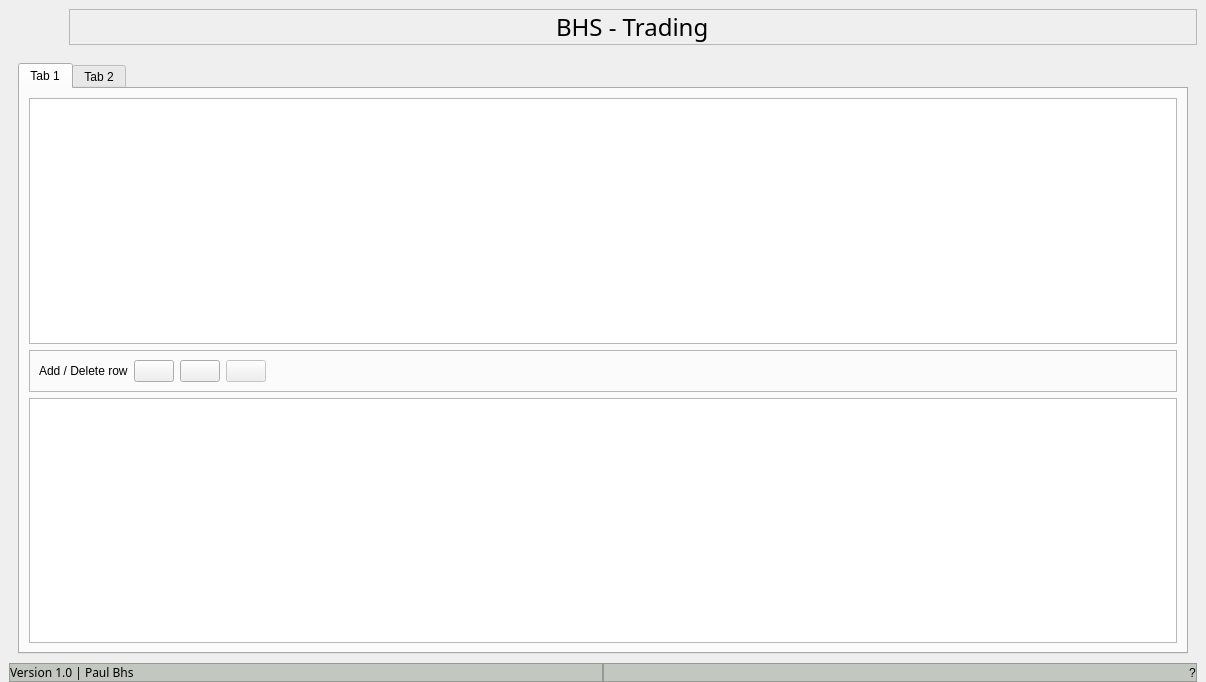
<?xml version="1.0" encoding="UTF-8"?>
<ui version="4.0">
 <class>MainWindow</class>
 <widget class="QMainWindow" name="MainWindow">
  <property name="geometry">
   <rect>
    <x>0</x>
    <y>0</y>
    <width>1206</width>
    <height>682</height>
   </rect>
  </property>
  <property name="minimumSize">
   <size>
    <width>1206</width>
    <height>682</height>
   </size>
  </property>
  <property name="windowTitle">
   <string>MainWindow</string>
  </property>
  <property name="styleSheet">
   <string notr="true"/>
  </property>
  <widget class="QWidget" name="centralwidget">
   <property name="styleSheet">
    <string notr="true"/>
   </property>
   <layout class="QVBoxLayout" name="verticalLayout">
    <property name="spacing">
     <number>0</number>
    </property>
    <property name="leftMargin">
     <number>9</number>
    </property>
    <property name="topMargin">
     <number>0</number>
    </property>
    <property name="rightMargin">
     <number>9</number>
    </property>
    <property name="bottomMargin">
     <number>0</number>
    </property>
    <item>
     <widget class="QFrame" name="headerF">
      <property name="maximumSize">
       <size>
        <width>16777215</width>
        <height>70</height>
       </size>
      </property>
      <property name="styleSheet">
       <string notr="true"/>
      </property>
      <property name="frameShape">
       <enum>QFrame::NoFrame</enum>
      </property>
      <property name="frameShadow">
       <enum>QFrame::Raised</enum>
      </property>
      <layout class="QHBoxLayout" name="horizontalLayout_2" stretch="0">
       <property name="spacing">
        <number>0</number>
       </property>
       <property name="leftMargin">
        <number>60</number>
       </property>
       <property name="topMargin">
        <number>9</number>
       </property>
       <property name="rightMargin">
        <number>0</number>
       </property>
       <property name="bottomMargin">
        <number>9</number>
       </property>
       <item>
        <widget class="QFrame" name="titleFrame">
         <property name="frameShape">
          <enum>QFrame::StyledPanel</enum>
         </property>
         <property name="frameShadow">
          <enum>QFrame::Raised</enum>
         </property>
         <layout class="QHBoxLayout" name="horizontalLayout_9">
          <property name="spacing">
           <number>0</number>
          </property>
          <property name="leftMargin">
           <number>0</number>
          </property>
          <property name="topMargin">
           <number>0</number>
          </property>
          <property name="rightMargin">
           <number>0</number>
          </property>
          <property name="bottomMargin">
           <number>0</number>
          </property>
          <item alignment="Qt::AlignHCenter|Qt::AlignVCenter">
           <widget class="QLabel" name="Title">
            <property name="font">
             <font>
              <family>Mongolian Baiti</family>
              <pointsize>18</pointsize>
              <weight>50</weight>
              <bold>false</bold>
             </font>
            </property>
            <property name="text">
             <string>BHS - Trading</string>
            </property>
            <property name="textFormat">
             <enum>Qt::AutoText</enum>
            </property>
           </widget>
          </item>
         </layout>
        </widget>
       </item>
      </layout>
     </widget>
    </item>
    <item>
     <widget class="QFrame" name="mainBodyF">
      <property name="sizePolicy">
       <sizepolicy hsizetype="Preferred" vsizetype="Expanding">
        <horstretch>0</horstretch>
        <verstretch>0</verstretch>
       </sizepolicy>
      </property>
      <property name="styleSheet">
       <string notr="true"/>
      </property>
      <property name="frameShape">
       <enum>QFrame::NoFrame</enum>
      </property>
      <property name="frameShadow">
       <enum>QFrame::Raised</enum>
      </property>
      <layout class="QVBoxLayout" name="verticalLayout_3">
       <item>
        <widget class="QTabWidget" name="tabWidget">
         <property name="currentIndex">
          <number>0</number>
         </property>
         <widget class="QWidget" name="tab_3">
          <attribute name="title">
           <string>Tab 1</string>
          </attribute>
          <layout class="QVBoxLayout" name="verticalLayout_2">
           <item>
            <widget class="QTreeView" name="treeView"/>
           </item>
           <item>
            <widget class="QFrame" name="frame_4">
             <property name="sizePolicy">
              <sizepolicy hsizetype="Preferred" vsizetype="Preferred">
               <horstretch>0</horstretch>
               <verstretch>0</verstretch>
              </sizepolicy>
             </property>
             <property name="frameShape">
              <enum>QFrame::StyledPanel</enum>
             </property>
             <property name="frameShadow">
              <enum>QFrame::Raised</enum>
             </property>
             <layout class="QHBoxLayout" name="horizontalLayout_10">
              <item>
               <widget class="QLabel" name="label_3">
                <property name="text">
                 <string>Add / Delete row</string>
                </property>
               </widget>
              </item>
              <item>
               <widget class="QPushButton" name="add_row_bt">
                <property name="text">
                 <string/>
                </property>
                <property name="icon">
                 <iconset resource="good_icons/resource.qrc">
                  <normaloff>:/icons/cil-plus.png</normaloff>:/icons/cil-plus.png</iconset>
                </property>
               </widget>
              </item>
              <item>
               <widget class="QPushButton" name="del_row_bt">
                <property name="text">
                 <string/>
                </property>
                <property name="icon">
                 <iconset resource="good_icons/resource.qrc">
                  <normaloff>:/icons/cil-minus.png</normaloff>:/icons/cil-minus.png</iconset>
                </property>
               </widget>
              </item>
              <item>
               <widget class="QPushButton" name="save_bt">
                <property name="enabled">
                 <bool>false</bool>
                </property>
                <property name="text">
                 <string/>
                </property>
                <property name="icon">
                 <iconset resource="good_icons/resource.qrc">
                  <normaloff>:/icons/cil-save.png</normaloff>:/icons/cil-save.png</iconset>
                </property>
               </widget>
              </item>
              <item>
               <spacer name="horizontalSpacer">
                <property name="orientation">
                 <enum>Qt::Horizontal</enum>
                </property>
                <property name="sizeHint" stdset="0">
                 <size>
                  <width>40</width>
                  <height>20</height>
                 </size>
                </property>
               </spacer>
              </item>
             </layout>
            </widget>
           </item>
           <item>
            <widget class="QTreeView" name="treeView_2">
             <property name="sizeAdjustPolicy">
              <enum>QAbstractScrollArea::AdjustToContents</enum>
             </property>
             <attribute name="headerCascadingSectionResizes">
              <bool>true</bool>
             </attribute>
            </widget>
           </item>
          </layout>
         </widget>
         <widget class="QWidget" name="tab_4">
          <attribute name="title">
           <string>Tab 2</string>
          </attribute>
          <layout class="QHBoxLayout" name="horizontalLayout_4">
           <item>
            <widget class="QFrame" name="frame">
             <property name="maximumSize">
              <size>
               <width>200</width>
               <height>16777215</height>
              </size>
             </property>
             <property name="frameShape">
              <enum>QFrame::StyledPanel</enum>
             </property>
             <property name="frameShadow">
              <enum>QFrame::Raised</enum>
             </property>
             <layout class="QVBoxLayout" name="verticalLayout_5">
              <item>
               <widget class="QToolBox" name="toolBox">
                <property name="currentIndex">
                 <number>0</number>
                </property>
                <widget class="QWidget" name="page_2">
                 <property name="geometry">
                  <rect>
                   <x>0</x>
                   <y>0</y>
                   <width>180</width>
                   <height>486</height>
                  </rect>
                 </property>
                 <attribute name="label">
                  <string>Page 1</string>
                 </attribute>
                 <layout class="QVBoxLayout" name="verticalLayout_6">
                  <item>
                   <widget class="QFrame" name="type_container">
                    <property name="frameShape">
                     <enum>QFrame::StyledPanel</enum>
                    </property>
                    <property name="frameShadow">
                     <enum>QFrame::Raised</enum>
                    </property>
                    <layout class="QVBoxLayout" name="verticalLayout_7">
                     <item>
                      <widget class="QLabel" name="label_4">
                       <property name="text">
                        <string>List of money tupe:</string>
                       </property>
                      </widget>
                     </item>
                     <item>
                      <widget class="QListView" name="typeView">
                       <property name="sizePolicy">
                        <sizepolicy hsizetype="Expanding" vsizetype="Minimum">
                         <horstretch>0</horstretch>
                         <verstretch>0</verstretch>
                        </sizepolicy>
                       </property>
                       <property name="sizeAdjustPolicy">
                        <enum>QAbstractScrollArea::AdjustToContents</enum>
                       </property>
                       <property name="editTriggers">
                        <set>QAbstractItemView::NoEditTriggers</set>
                       </property>
                      </widget>
                     </item>
                    </layout>
                   </widget>
                  </item>
                  <item>
                   <spacer name="verticalSpacer">
                    <property name="orientation">
                     <enum>Qt::Vertical</enum>
                    </property>
                    <property name="sizeHint" stdset="0">
                     <size>
                      <width>20</width>
                      <height>40</height>
                     </size>
                    </property>
                   </spacer>
                  </item>
                 </layout>
                </widget>
                <widget class="QWidget" name="page_3">
                 <property name="geometry">
                  <rect>
                   <x>0</x>
                   <y>0</y>
                   <width>100</width>
                   <height>30</height>
                  </rect>
                 </property>
                 <attribute name="label">
                  <string>Page 2</string>
                 </attribute>
                </widget>
               </widget>
              </item>
             </layout>
            </widget>
           </item>
           <item>
            <widget class="PlotWidget" name="mygraph" native="true"/>
           </item>
          </layout>
         </widget>
        </widget>
       </item>
      </layout>
     </widget>
    </item>
    <item>
     <widget class="QFrame" name="footerF">
      <property name="maximumSize">
       <size>
        <width>16777215</width>
        <height>40</height>
       </size>
      </property>
      <property name="styleSheet">
       <string notr="true">background-color: rgb(194, 200, 192);</string>
      </property>
      <property name="frameShape">
       <enum>QFrame::NoFrame</enum>
      </property>
      <property name="frameShadow">
       <enum>QFrame::Raised</enum>
      </property>
      <layout class="QHBoxLayout" name="horizontalLayout_3" stretch="0,0">
       <property name="spacing">
        <number>0</number>
       </property>
       <property name="leftMargin">
        <number>0</number>
       </property>
       <property name="topMargin">
        <number>0</number>
       </property>
       <property name="rightMargin">
        <number>0</number>
       </property>
       <property name="bottomMargin">
        <number>0</number>
       </property>
       <item>
        <widget class="QFrame" name="frame_2">
         <property name="frameShape">
          <enum>QFrame::StyledPanel</enum>
         </property>
         <property name="frameShadow">
          <enum>QFrame::Raised</enum>
         </property>
         <layout class="QHBoxLayout" name="horizontalLayout_6">
          <property name="spacing">
           <number>0</number>
          </property>
          <property name="leftMargin">
           <number>0</number>
          </property>
          <property name="topMargin">
           <number>0</number>
          </property>
          <property name="rightMargin">
           <number>0</number>
          </property>
          <property name="bottomMargin">
           <number>0</number>
          </property>
          <item alignment="Qt::AlignLeft">
           <widget class="QLabel" name="label">
            <property name="font">
             <font>
              <family>OCR A Extended</family>
             </font>
            </property>
            <property name="text">
             <string>Version 1.0 | Paul Bhs</string>
            </property>
           </widget>
          </item>
         </layout>
        </widget>
       </item>
       <item>
        <widget class="QFrame" name="frame_3">
         <property name="frameShape">
          <enum>QFrame::StyledPanel</enum>
         </property>
         <property name="frameShadow">
          <enum>QFrame::Raised</enum>
         </property>
         <layout class="QHBoxLayout" name="horizontalLayout_5">
          <property name="spacing">
           <number>0</number>
          </property>
          <property name="leftMargin">
           <number>0</number>
          </property>
          <property name="topMargin">
           <number>0</number>
          </property>
          <property name="rightMargin">
           <number>0</number>
          </property>
          <property name="bottomMargin">
           <number>0</number>
          </property>
          <item alignment="Qt::AlignRight">
           <widget class="QLabel" name="label_2">
            <property name="text">
             <string>?</string>
            </property>
           </widget>
          </item>
         </layout>
        </widget>
       </item>
      </layout>
     </widget>
    </item>
   </layout>
  </widget>
 </widget>
 <customwidgets>
  <customwidget>
   <class>PlotWidget</class>
   <extends>QWidget</extends>
   <header>pyqtgraph</header>
   <container>1</container>
  </customwidget>
 </customwidgets>
 <resources>
  <include location="good_icons/resource.qrc"/>
 </resources>
 <connections/>
</ui>
